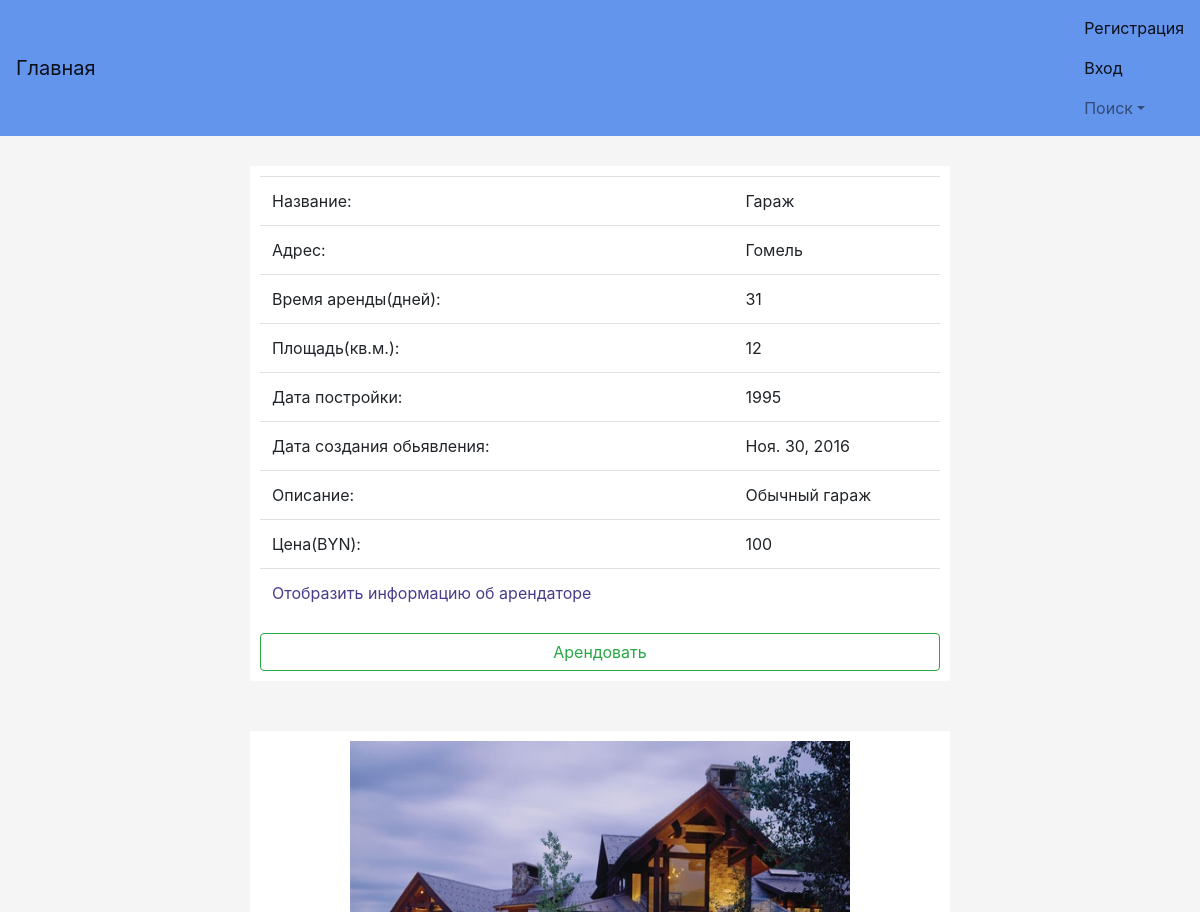
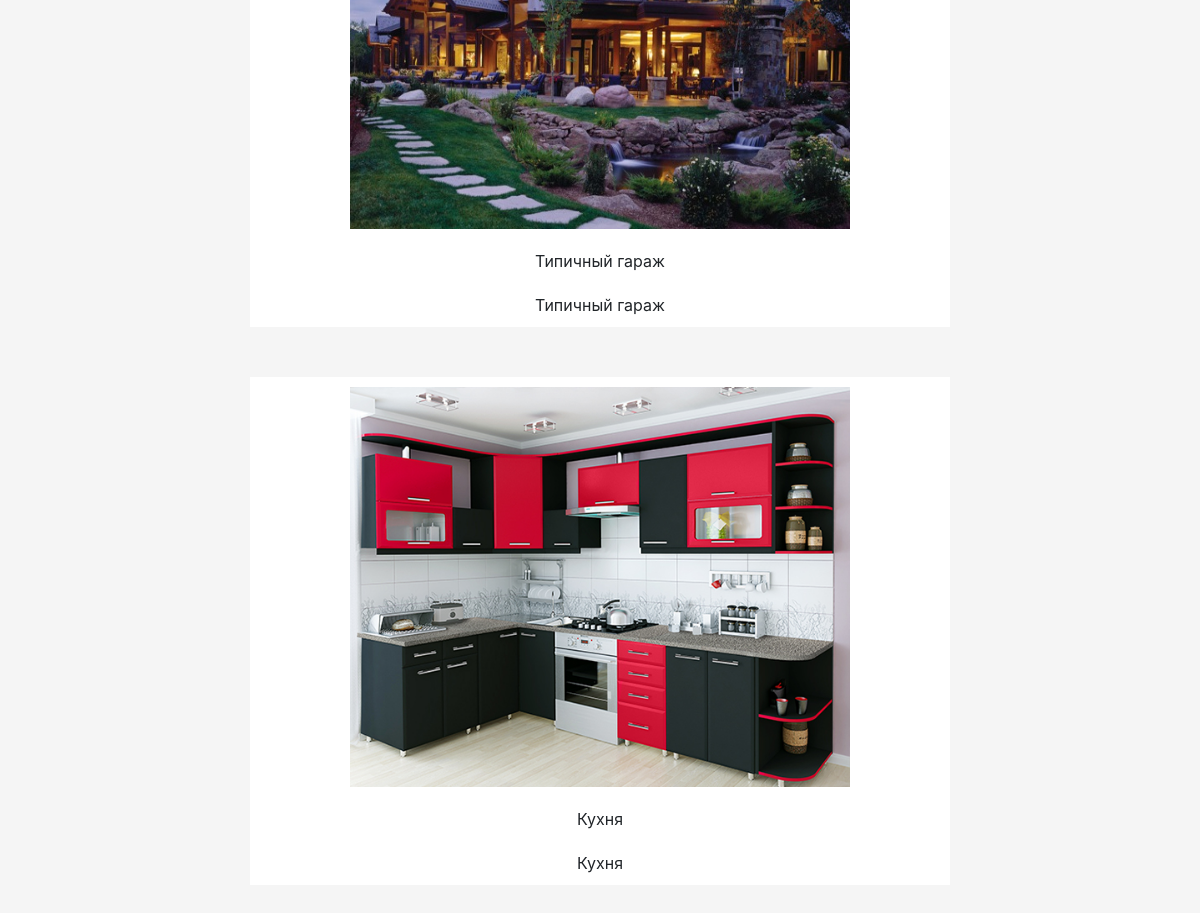
The page /aboutHouse/13 on the database its author committed (2 pictures, top to bottom).
### TOFI/models.py (models this page shows, shortened)
class Rent(models.Model):
    name = models.CharField(verbose_name='Название:', max_length=50)
    address = models.CharField(verbose_name='Адрес:', max_length=50)
    min_rent_time = models.IntegerField(verbose_name='Срок аренды:')
    area = models.IntegerField(verbose_name='Площадь:')
    payment_interval = models.IntegerField(verbose_name='Срок оплаты', default=None, null=True, blank=True)
    date_of_construction = models.IntegerField(verbose_name='Год строительства:', default=None)
    creation_date = models.DateField(default=None)
    other = models.CharField(verbose_name='Другое:', max_length=100)
    cost = models.CharField(verbose_name='Цена аренды:', max_length=50)
    user_login = models.ForeignKey(MyUser, on_delete=models.CASCADE)
    status_rent = models.BooleanField(default=True)  # True - свободно, False - уже арендовано арендой
    images = models.ManyToManyField(ImageModel, default=0)
    def getId(self):
        return str(self.id)

class ImageModel(models.Model):
    model_pic = models.ImageField(upload_to='pic_folder/', default='pic_folder/None/no-img.jpg')
    name = models.CharField(max_length=50)
    describe = models.CharField(max_length=150)

### TOFI/views.py (the view)
# urls.py: url(r'aboutHouse/(?P<number>\d*)', views.aboutHouse, name='AboutHouse'),
def aboutHouse(request, number):
    house = models.Rent.objects.get(id=int(number))
    images = house.images.all()
    d = list(models.Rent.objects.all())
    for i in d:
        if i.getId() == number:
            rent = i
    return render(request, "AboutHouse.html", {'rent': rent, 'images': images})

### TOFI/templates/AboutHouse.html (shortened to what this page needs)
{% extends "base.html" %}
{% block content %}
    <div class="center">
        <table class="table">
            <tr class="padding">
                <td class="padding">Название:</td>
                <td>{{ rent.name }}</td>
            </tr>
            <tr class="padding">
                <td class="padding">Адрес:</td>
                <td>{{ rent.address }}</td>
            </tr>
            <tr class="padding">
                <td class="padding">Время аренды(дней):</td>
                <td>{{ rent.min_rent_time }}</td>
            </tr>
            <tr class="padding">
                <td class="padding">Площадь(кв.м.):</td>
                <td>{{ rent.area }}</td>
            </tr>
            <tr class="padding">
                <td class="padding">Дата постройки:</td>
                <td>{{ rent.date_of_construction }}</td>
            </tr>
            <tr class="padding">
                <td class="padding">Дата создания обьявления:</td>
                <td>{{ rent.creation_date }}</td>
            </tr>
            <tr class="padding">
                <td class="padding">Описание:</td>
                <td>{{ rent.other }}</td>
            </tr>
            <tr class="padding">
                <td class="padding">Цена(BYN):</td>
                <td>{{ rent.cost }}</td>
            </tr>
            <tr class="padding">
                <td class="padding">
                    <a href="aboutUser/{{ rent.user_login.id }}">Отобразить информацию об арендаторе</a>
                </td>
                <td></td>
            </tr>
        </table>
        {% if rent.status_rent %}
            <button onclick="rent({{ rent.id }})" class="btn btn-outline-success btn-block" data-toggle="modal"
                    data-target="#myModal">Арендовать
            </button>
        {% endif %}
    </div>
        {% if images %}
            {% for image in images %}
                <table class="center">
                    <tr class="padding" align="center" >
                        <td class="padding">
                            <img src="{{ image.model_pic.url }}" alt="HouseView" style="width:500px;height:400px;">
                        </td>
                    </tr>
                    <tr class="padding" align="center" >
                        <td class="padding">
                            {{ image.name }}
                        </td>
                    </tr>
                    <tr class="padding" align="center" >
                        <td class="padding">
                            {{ image.describe }}
                        </td>
                    </tr>
                </table>
            {% endfor %}
        {% endif %}
{% endblock %}

### TOFI/static/style.css (style rules this page uses)
.center { width: 100%; max-width: 700px; padding: 10px; margin: auto auto 50px; background: white; }
a { color: darkslateblue; }
body { margin: auto; padding-bottom: 0; height: auto; background-color: whitesmoke; link: dodgerblue; }
table { width: 100%; }
.padding { padding: 10px; }

### rows shown on the page
Rent: name "Гараж", address "Гомель", min_rent_time "31", area "12", date_of_construction "1995", creation_date "Ноя. 30, 2016", other "Обычный гараж", cost "100"
ImageModel: model_pic (picture), name "Типичный гараж", describe "Типичный гараж"
ImageModel: model_pic (picture), name "Кухня", describe "Кухня"
